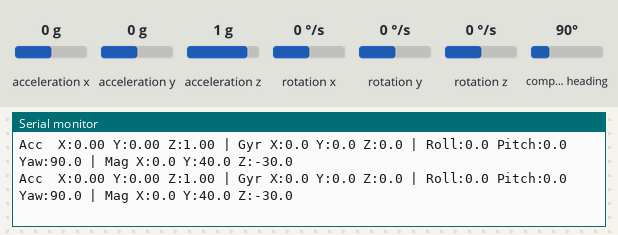
A sketch run on a simulated ESP32. On the bench: the last lines printed to the serial monitor. Wiring (inferred from the names in the program): MPU-9250 motion sensor at I2C address 0x68. The inputs (shaded band) are chosen by the test bench; at power-on: acceleration z 1 g, acceleration x 0 g, acceleration y 0 g, rotation x 0 °/s, rotation y 0 °/s, rotation z 0 °/s, compass heading 90°.

Above: at 7.4 s.
7.5 s: acceleration z set to 0.6 g
At 7.59 s:
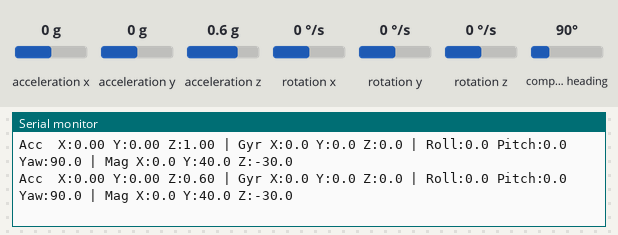
9.0 s: acceleration z set to 0.3 g
At 9.04 s:
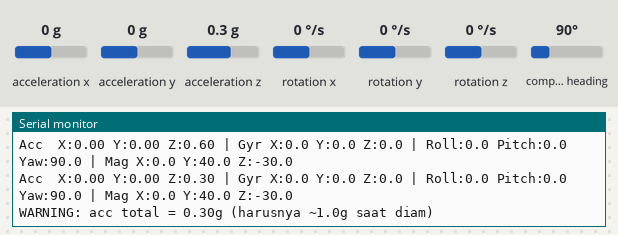
Timing chart, 0 to 12.0 s (numbered marks = the images above; inputs shaded):
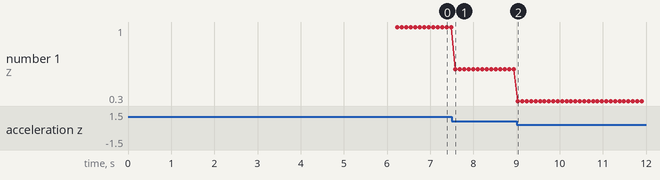

Measured:
- the behaviour switches between 0.5 and 0.4 g on acceleration z (found by bisection; images 1 and 2)
- after the input at 7.5 s, the serial monitor: prints a new line after 0.09 s (image 1)
- after the input at 9.0 s, the serial monitor: prints a new line at once (image 2)
- plotted number 1: 1 → 0.6 after the input at 7.5 s, 0.6 → 0.3 after the input at 9.0 s

The sketch:

5_test_imu.ino
```cpp
/*
 * TEST 5 - IMU MPU9250
 * Baca data gyroscope, accelerometer, dan magnetometer.
 *
 * Wiring:
 *   VCC → 3.3V ESP32
 *   GND → GND
 *   SDA → GPIO 21
 *   SCL → GPIO 22
 *
 * Library: MPU9250 by hideakitai
 * Install via Library Manager: "MPU9250" by hideakitai
 */

#include <Wire.h>
#include <MPU9250.h>

MPU9250 mpu;

// Cek WHO_AM_I register secara manual
uint8_t readWhoAmI() {
  Wire.beginTransmission(0x68);
  Wire.write(0x75);
  Wire.endTransmission(false);
  Wire.requestFrom((uint8_t)0x68, (uint8_t)1);
  if (Wire.available()) return Wire.read();
  return 0xFF;
}

void setup() {
  Serial.begin(115200);
  delay(1000); // beri waktu sensor power up penuh

  Wire.begin(8, 9);
  delay(200);

  Serial.println("=== TEST IMU ===");

  // Cek WHO_AM_I dulu sebelum init library
  uint8_t whoami = readWhoAmI();
  Serial.print("WHO_AM_I: 0x");
  Serial.println(whoami, HEX);

  if (whoami == 0xFF) {
    Serial.println("GAGAL: Tidak ada respons dari 0x68");
    Serial.println("Kemungkinan: kabel lepas, VCC salah, atau SDA/SCL terbalik");
    while (1) delay(1000);
  }

  // Identifikasi chip berdasarkan WHO_AM_I
  Serial.print("Chip terdeteksi: ");
  switch (whoami) {
    case 0x71: Serial.println("MPU9250 (asli)"); break;
    case 0x70: Serial.println("MPU6500"); break;
    case 0x68: Serial.println("MPU6050"); break;
    case 0x98: Serial.println("ICM-20689"); break;
    case 0x19: Serial.println("MPU9255"); break;
    default:
      Serial.print("Tidak dikenal (0x");
      Serial.print(whoami, HEX);
      Serial.println(") - coba tetap init");
      break;
  }

  // Init library
  if (!mpu.setup(0x68)) {
    Serial.println("GAGAL: Library tidak bisa init sensor");
    Serial.println("Jika chip bukan MPU9250 asli, coba ganti library");
    while (1) delay(1000);
  }

  Serial.println("IMU OK. Warm-up sensor 5 detik...");
  delay(5000); // warm-up lebih lama agar sensor stabil secara termal

  Serial.println("Kalibrasi gyro & acc...");
  Serial.println("Letakkan drone DIAM di permukaan rata, jangan disentuh selama 5 detik");
  mpu.calibrateAccelGyro();
  Serial.println("Kalibrasi gyro & acc selesai.");
  Serial.println();

  Serial.println("Kalibrasi magnetometer...");
  Serial.println("Putar drone perlahan ke semua arah (8 detik) - gerakkan seperti angka 8");
  mpu.calibrateMag();
  Serial.println("Kalibrasi mag selesai.");
  Serial.println();

  // Tampilkan offset hasil kalibrasi untuk verifikasi
  Serial.println("--- Offset Kalibrasi ---");
  Serial.print("Gyro offset  X:"); Serial.print(mpu.getGyroBiasX(), 2);
  Serial.print(" Y:"); Serial.print(mpu.getGyroBiasY(), 2);
  Serial.print(" Z:"); Serial.println(mpu.getGyroBiasZ(), 2);
  Serial.print("Accel offset X:"); Serial.print(mpu.getAccBiasX(), 2);
  Serial.print(" Y:"); Serial.print(mpu.getAccBiasY(), 2);
  Serial.print(" Z:"); Serial.println(mpu.getAccBiasZ(), 2);
  Serial.println("------------------------");
  Serial.println();
  Serial.println();
  Serial.println("AccX  AccY  AccZ | GyrX  GyrY  GyrZ | Roll  Pitch  Yaw | MagX  MagY  MagZ");
}

void loop() {
  if (mpu.update()) {
    static unsigned long lastPrint = 0;
    if (millis() - lastPrint > 100) {
      lastPrint = millis();

      // Accelerometer (g)
      Serial.print("Acc  X:"); Serial.print(mpu.getAccX(), 2);
      Serial.print(" Y:");     Serial.print(mpu.getAccY(), 2);
      Serial.print(" Z:");     Serial.print(mpu.getAccZ(), 2);

      // Gyroscope (deg/s)
      Serial.print(" | Gyr X:"); Serial.print(mpu.getGyroX(), 1);
      Serial.print(" Y:");        Serial.print(mpu.getGyroY(), 1);
      Serial.print(" Z:");        Serial.print(mpu.getGyroZ(), 1);

      // Euler angles
      Serial.print(" | Roll:");  Serial.print(mpu.getRoll(), 1);
      Serial.print(" Pitch:");   Serial.print(mpu.getPitch(), 1);
      Serial.print(" Yaw:");     Serial.print(mpu.getYaw(), 1);

      // Magnetometer (uT)
      Serial.print(" | Mag X:"); Serial.print(mpu.getMagX(), 1);
      Serial.print(" Y:");        Serial.print(mpu.getMagY(), 1);
      Serial.print(" Z:");        Serial.print(mpu.getMagZ(), 1);

      Serial.println();

      // Cek nilai accelerometer wajar
      // Saat diam, total acc harusnya mendekati 1g (gravitasi)
      float accTotal = sqrt(
        mpu.getAccX() * mpu.getAccX() +
        mpu.getAccY() * mpu.getAccY() +
        mpu.getAccZ() * mpu.getAccZ()
      );

      if (accTotal < 0.5 || accTotal > 2.0) {
        Serial.print("WARNING: acc total = ");
        Serial.print(accTotal, 2);
        Serial.println("g (harusnya ~1.0g saat diam)");
      }
    }
  }
}
```
